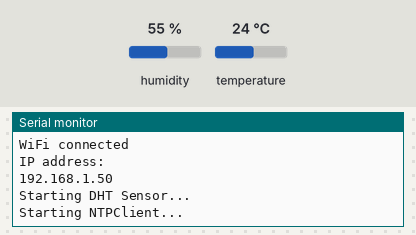
Recording of a sketch running on a simulated ESP8266 (NodeMCU). On the bench: the last lines printed to the serial monitor. Inputs (shaded band) come from the test bench; at power-on: humidity 55 %, temperature 24 °C. WiFi joins after 1.5 s; servers stay silent unless stated; network time is answered at once with the bench clock; uploads are accepted with an empty reply; the local clock reads 2024-03-15 10:24:30 at power-on unless the sketch sets it.

Above: at 2.7 s.
2.8 s: humidity set to 22 %
At 12.5 s:
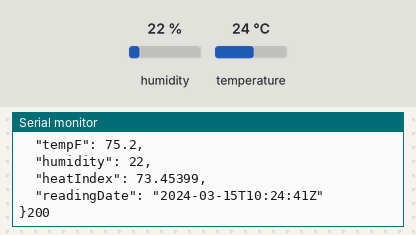
17.9 s: temperature set to 12 °C
At 22.2 s:
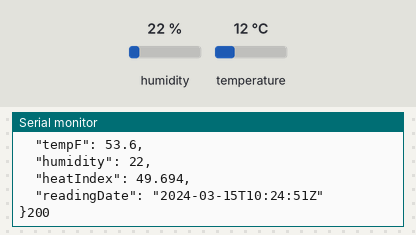
33.0 s: humidity set to 40 %
At 42.7 s:
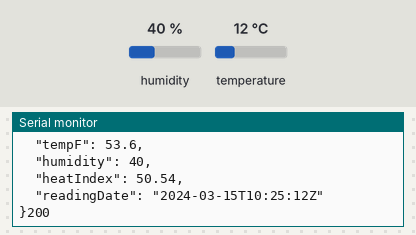
Timing chart, 0 to 44.2 s (numbered marks = the images above; inputs shaded):
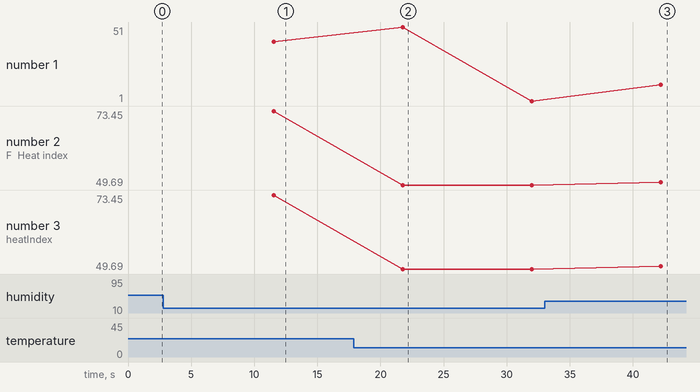

The sketch:

TempSensor.ino
```cpp
#include "DHT.h"
#include <ESP8266WiFi.h>
#include <NTPClient.h>
#include <WiFiUdp.h>
#include <ESP8266HTTPClient.h>
#include <ArduinoJson.h>

// Temp Sensor
#define DHTPIN 4     // Digital pin connected to the DHT sensor
#define DHTTYPE DHT22   // DHT 22  (AM2302), AM2321

DHT dht(DHTPIN, DHTTYPE);

// NTPClient
WiFiUDP ntpUDP;
NTPClient timeClient(ntpUDP);
String ntpDateTime;
String ntpDate;
String ntpTime;

// Connect to WIFI
#ifndef STASSID
#define STASSID "xxxxx"
#define STAPSK  "xxxxx"
#endif

const char* ssid     = STASSID;
const char* password = STAPSK;

void setup() {
  Serial.begin(115200);
  Serial.println("Starting Temp Dash Sensor...");


  Serial.println();
  Serial.println();
  Serial.print("Connecting to ");
  Serial.println(ssid);

  WiFi.mode(WIFI_STA);
  WiFi.begin(ssid, password);

  while (WiFi.status() != WL_CONNECTED) {
    delay(500);
    Serial.print(".");
  }

  Serial.println("");
  Serial.println("WiFi connected");
  Serial.println("IP address: ");
  Serial.println(WiFi.localIP());

  Serial.println("");
  Serial.println("Starting DHT Sensor...");
  dht.begin();

  Serial.println("");
  Serial.println("Starting NTPClient...");
  timeClient.begin();
  // Set offset time in seconds to adjust for your timezone, for example:
  // GMT +1 = 3600
  // GMT +8 = 28800
  // GMT -1 = -3600
  // GMT 0 = 0
  //timeClient.setTimeOffset(-14400);
}

void loop() {
  timeClient.update();

  // Wait a few seconds between measurements.
  delay(10000);

  float h = dht.readHumidity();
  // Read temperature as Celsius (the default)
  float t = dht.readTemperature();
  // Read temperature as Fahrenheit (isFahrenheit = true)
  float f = dht.readTemperature(true);

  // Check if any reads failed and exit early (to try again).
  if (isnan(h) || isnan(t) || isnan(f)) {
    Serial.println(F("Failed to read from DHT sensor!"));
    return;
  }

  // Compute heat index in Fahrenheit (the default)
  float hif = dht.computeHeatIndex(f, h);
  // Compute heat index in Celsius (isFahreheit = false)
  float hic = dht.computeHeatIndex(t, h, false);

  ntpDateTime = timeClient.getFormattedDate();

  Serial.print("DATE: ");
  Serial.println(ntpDateTime);

  Serial.print(F("Humidity: "));
  Serial.print(h);
  Serial.print(F("%  Temperature: "));
  Serial.print(f);
  Serial.print(F("°F  Heat index: "));
  Serial.print(hif);
  Serial.println(F("°F"));

  HTTPClient http;

  http.begin("http://10.0.1.4:8080/temp");
  http.addHeader("Content-Type", "application/json");

  StaticJsonDocument<200> doc;
  doc["sensorName"] = "ESP8266";
  doc["tempF"] = f;
  doc["humidity"] = h;
  doc["heatIndex"] = hif;
  doc["readingDate"] = ntpDateTime;
  //serializeJson(doc,Serial);
  char json_str[200];
  serializeJsonPretty(doc, Serial);
  serializeJsonPretty(doc, json_str);
  int httpResponseCode = http.POST(json_str);
  if (httpResponseCode > 0)
  {
    String response = http.getString();
    Serial.println(httpResponseCode);
    Serial.println(response);
  }
  else
  {
    Serial.print("Error on sending POST: ");
    Serial.println(httpResponseCode);
  }
  http.end();
}
```

Measured:
- after the input at 2.8 s, the serial monitor: prints a new line after 8.7 s (image 1)
- after the input at 17.9 s, the serial monitor: prints a new line after 3.9 s (image 2)
- after the input at 33.0 s, the serial monitor: prints a new line after 9.2 s (image 3)
- plotted number 2: 73.45 → 49.69 after the input at 17.9 s, 49.69 → 50.54 after the input at 33.0 s
- plotted number 3: 73.45 → 49.69 after the input at 17.9 s, 49.69 → 50.54 after the input at 33.0 s
